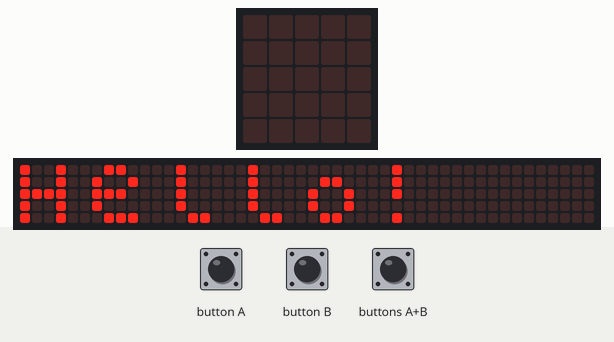
Bench run of a program on a simulated BBC micro:bit (MakeCode). Parts: the board's 5×5 LED display, a strip that is not on the board, showing the scrolling text unrolled. The inputs (shaded band) are chosen by the test bench. The 48×5 strip is a reading aid, not a part: it shows the text the display is scrolling, unrolled, one strip-width of it at a time.

Above: at 5.6 s.
7.6 s: button A pressed for 0.15 s
At 13.1 s:
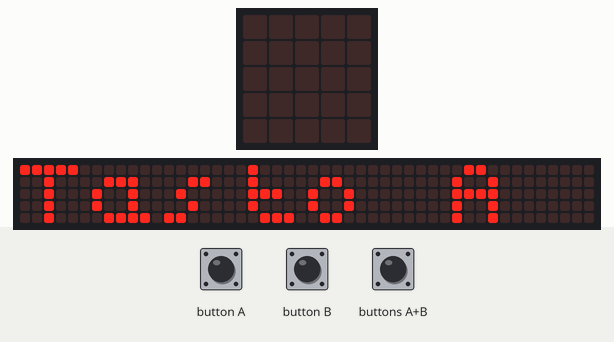
At 15.7 s:
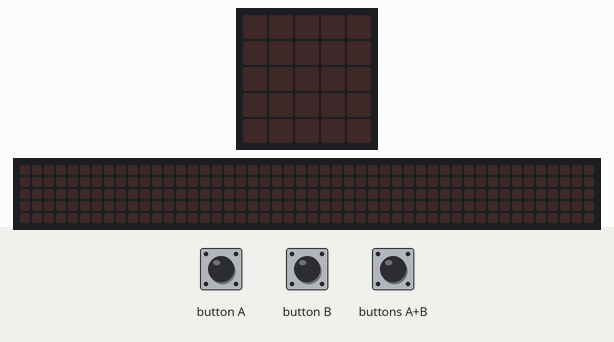

The program:

main.ts
```typescript
input.onButtonPressed(Button.A, function () {
    basic.showString("Tasto A")
})
input.onButtonPressed(Button.AB, function () {
    basic.showString("tasto A+B")
})
input.onButtonPressed(Button.B, function () {
    basic.showString("Tasto B")
})
basic.showString("Hello!")
```

test.ts
```typescript
// i test vanno qui; questi non saranno compilati quando questo pacchetto viene usato come estensione.
```

Measured:
- after the input at 7.6 s, the display: changes after 0.15 s (image 1)
- what the display in image 0 shows lasts 0.7 s, from 5.6 s to 6.3 s
- what the display in image 1 shows lasts 0.6 s, from 12.7 s to 13.3 s
